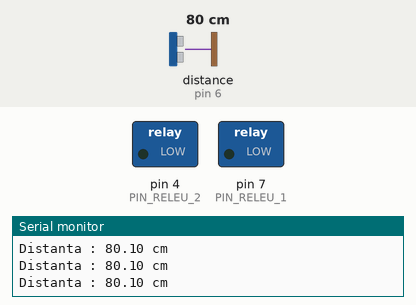
A sketch run on a simulated Arduino Uno, built with avr-gcc and run on an emulated ATmega328P. On the bench: switched loads named in the sketch (green lamp = pin HIGH), the last lines printed to the serial monitor. Wiring (inferred from the names in the program): ultrasonic range finder: trigger pin 5; echo pin 6. Dashed ring = blinking. The inputs (shaded band) are chosen by the test bench; at power-on: distance to the obstacle (sensor on pin 6) 80 cm. The echo pulse lasts 58.3 µs per cm; pins used as bus, display or sensor lines are not drawn.

Above: at 1.2 s.
1.3 s: distance to the obstacle (sensor on pin 6) set to 23 cm
2.8 s: distance to the obstacle (sensor on pin 6) set to 19 cm
At 3.16 s:
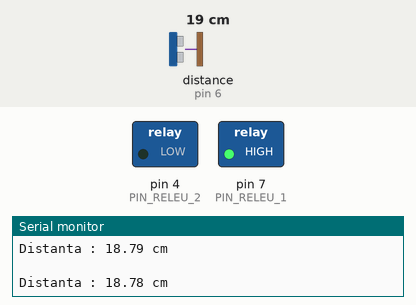
5.8 s: distance to the obstacle (sensor on pin 6) set to 35 cm
At 7.0 s:
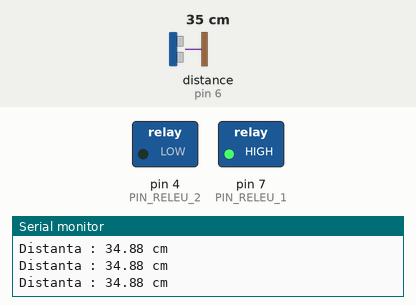
7.3 s: distance to the obstacle (sensor on pin 6) set to 2 cm
At 7.81 s:
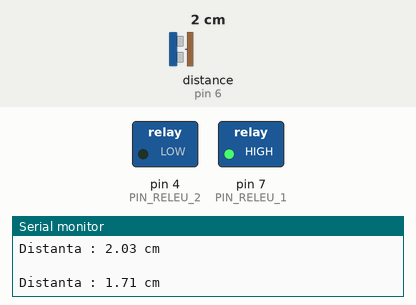
Timing chart, 0 to 11.3 s (numbered marks = the images above; inputs shaded):
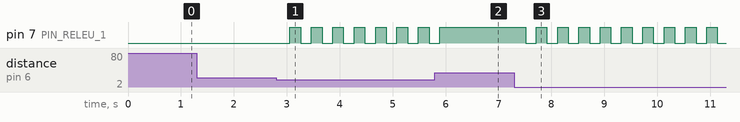

Measured:
- the behaviour switches between 21 and 20 cm on distance to the obstacle (sensor on pin 6) (found by bisection; images 0 and 1)
- after the input at 2.8 s, pin 7 (PIN_RELEU_1): alternates HIGH for 0.20 s and LOW for 0.20 s, starting after 0.26 s
- after the input at 5.8 s, pin 7 (PIN_RELEU_1): goes on until 5.9 s, then stays HIGH
- after the input at 7.3 s, pin 7 (PIN_RELEU_1): alternates HIGH for 0.20 s and LOW for 0.20 s, starting after 0.21 s

The sketch:

Comanda_ultrasonica_releu.ino
```cpp
#define PIN_RELEU_1  7
#define PIN_RELEU_2  4
#define ECHOPIN 6        // Pin to receive echo pulse
#define TRIGPIN 5        // Pin to send trigger pulse

int stare_releu=0;

void setup() {
    Serial.begin(115200);
    pinMode(PIN_RELEU_1, OUTPUT);
    pinMode(PIN_RELEU_2, OUTPUT);
    pinMode(ECHOPIN, INPUT);
    pinMode(TRIGPIN, OUTPUT);
}

void loop() {
  digitalWrite(TRIGPIN, LOW);
  delayMicroseconds(2);
  digitalWrite(TRIGPIN, HIGH);
  delayMicroseconds(10);
  digitalWrite(TRIGPIN, LOW);

  float distance = pulseIn(ECHOPIN, HIGH);
  distance= distance/58;
  Serial.print("Distanta : ");
  Serial.print(distance);
  Serial.println(" cm");
  delay(200);
  if (distance<20 and distance>0)
  {
    if (stare_releu == 0)
    {
      stare_releu = 1;
      digitalWrite(PIN_RELEU_1, HIGH);
      goto fine;
    }
    else
    {
      stare_releu = 0;
      digitalWrite(PIN_RELEU_1, LOW);
    }
    fine:
    Serial.println(" ");
  }
}
```
